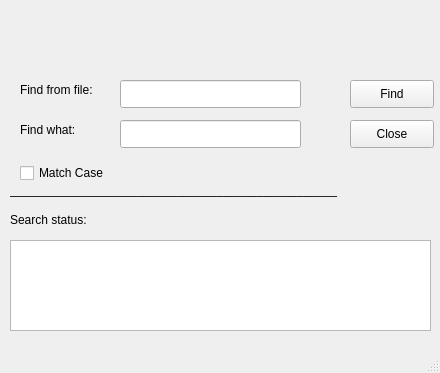
<?xml version="1.0" encoding="UTF-8"?>
<ui version="4.0">
 <class>MainWindow</class>
 <widget class="QMainWindow" name="MainWindow">
  <property name="geometry">
   <rect>
    <x>0</x>
    <y>0</y>
    <width>440</width>
    <height>373</height>
   </rect>
  </property>
  <property name="windowTitle">
   <string>MainWindow</string>
  </property>
  <widget class="QWidget" name="centralwidget">
   <widget class="QTextBrowser" name="textBrowser">
    <property name="geometry">
     <rect>
      <x>10</x>
      <y>240</y>
      <width>421</width>
      <height>91</height>
     </rect>
    </property>
   </widget>
   <widget class="QPushButton" name="closePushButton">
    <property name="geometry">
     <rect>
      <x>350</x>
      <y>120</y>
      <width>84</width>
      <height>28</height>
     </rect>
    </property>
    <property name="text">
     <string>Close</string>
    </property>
   </widget>
   <widget class="QPushButton" name="findPushButton">
    <property name="geometry">
     <rect>
      <x>350</x>
      <y>80</y>
      <width>84</width>
      <height>28</height>
     </rect>
    </property>
    <property name="text">
     <string>Find</string>
    </property>
   </widget>
   <widget class="QLineEdit" name="fileLineEdit">
    <property name="geometry">
     <rect>
      <x>120</x>
      <y>80</y>
      <width>181</width>
      <height>28</height>
     </rect>
    </property>
    <property name="text">
     <string/>
    </property>
   </widget>
   <widget class="QLineEdit" name="keyLineEdit">
    <property name="geometry">
     <rect>
      <x>120</x>
      <y>120</y>
      <width>181</width>
      <height>28</height>
     </rect>
    </property>
   </widget>
   <widget class="QLabel" name="label">
    <property name="geometry">
     <rect>
      <x>20</x>
      <y>80</y>
      <width>91</width>
      <height>20</height>
     </rect>
    </property>
    <property name="text">
     <string>Find from file:</string>
    </property>
   </widget>
   <widget class="QLabel" name="label_2">
    <property name="geometry">
     <rect>
      <x>20</x>
      <y>120</y>
      <width>81</width>
      <height>20</height>
     </rect>
    </property>
    <property name="text">
     <string>Find what:</string>
    </property>
   </widget>
   <widget class="QLabel" name="label_4">
    <property name="geometry">
     <rect>
      <x>10</x>
      <y>180</y>
      <width>431</width>
      <height>20</height>
     </rect>
    </property>
    <property name="text">
     <string>_________________________________________________</string>
    </property>
   </widget>
   <widget class="QLabel" name="label_5">
    <property name="geometry">
     <rect>
      <x>10</x>
      <y>210</y>
      <width>101</width>
      <height>20</height>
     </rect>
    </property>
    <property name="text">
     <string>Search status:</string>
    </property>
   </widget>
   <widget class="QCheckBox" name="matchCheckBox">
    <property name="geometry">
     <rect>
      <x>20</x>
      <y>160</y>
      <width>131</width>
      <height>26</height>
     </rect>
    </property>
    <property name="text">
     <string>Match Case</string>
    </property>
   </widget>
  </widget>
  <widget class="QMenuBar" name="menubar">
   <property name="geometry">
    <rect>
     <x>0</x>
     <y>0</y>
     <width>440</width>
     <height>25</height>
    </rect>
   </property>
  </widget>
  <widget class="QStatusBar" name="statusbar"/>
 </widget>
 <resources/>
 <connections>
  <connection>
   <sender>closePushButton</sender>
   <signal>clicked()</signal>
   <receiver>MainWindow</receiver>
   <slot>close()</slot>
   <hints>
    <hint type="sourcelabel">
     <x>391</x>
     <y>158</y>
    </hint>
    <hint type="destinationlabel">
     <x>219</x>
     <y>186</y>
    </hint>
   </hints>
  </connection>
 </connections>
</ui>
